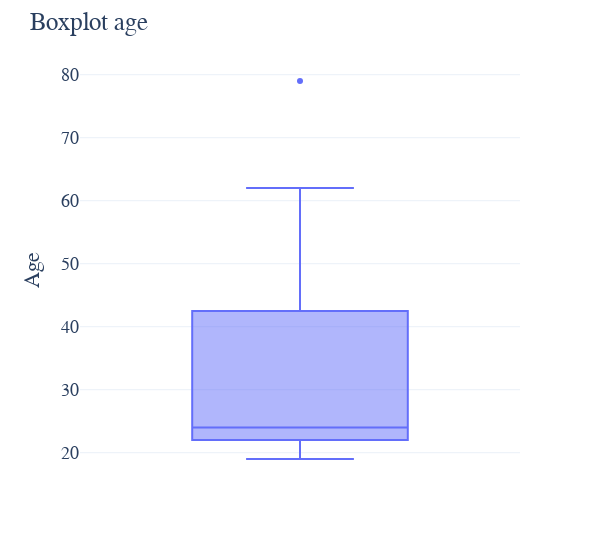

Notebook source saved alongside this figure:
### Code cell
# Create boxplot about age
fig = px.box(df_annotators, y="Age", width=600, template="plotly_white")
fig.update_layout(
    title_text='Boxplot age', # title of plot
    font=dict(
        family="Helvetica",
        size=18
    )
)
fig.show()

### Figure 1 — Plotly figure (JSON) as saved in the notebook; plotly's stock layout.template omitted (floating-point values rounded to 4 significant figures)
{"data": [{"alignmentgroup": "True", "hovertemplate": "Age=%{y}<extra></extra>", "legendgroup": "", "marker": {"color": "#636efa"}, "name": "", "notched": false, "offsetgroup": "", "orientation": "v", "showlegend": false, "type": "box", "x0": " ", "xaxis": "x", "y": [22, 21, 23, 22, 24, 57, 57, 58, 36, 22, 23, 24, 55, 22, 22, 27, 41, 55, 21, 24, 62, 46, 22, 43, 21, 23, 23, 27, 43, 50, 58, 32, 19, 26, 53, 22, 48, 56, 55, 20, 57, 23, 26, 49, 22, 22, 24, 48, 24, 22, 31, 23, 25, 20, 22, 24, 21, 45, 50, 24, 23, 22, 23, 23, 24, 22, 30, 22, 45, 55, 23, 23, 23, 23, 23, 23, 21, 79, 33, 22, 25, 22, 36, 33, 57, 22, 25, 24, 30, 23, 25, 22, 35, 36, 24], "y0": " ", "yaxis": "y"}], "layout": {"boxmode": "group", "font": {"family": "Helvetica", "size": 18}, "legend": {"tracegroupgap": 0}, "margin": {"t": 60}, "title": {"text": "Boxplot age"}, "width": 600, "xaxis": {"anchor": "y", "domain": [0, 1]}, "yaxis": {"anchor": "x", "domain": [0, 1], "title": {"text": "Age"}}}}
